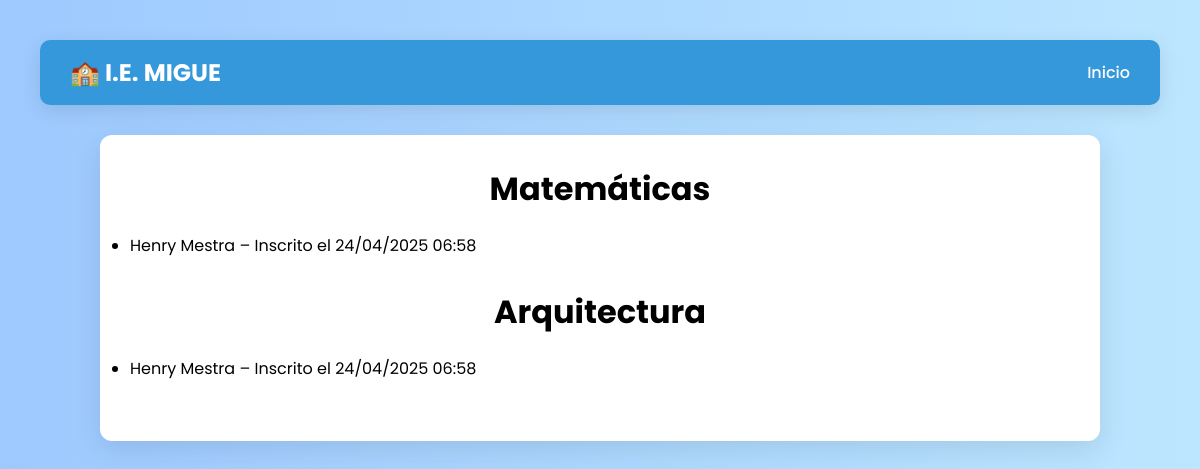
/estudiantes_curso/ (signed in), run on the app's committed database.
### usuarios/models.py (models this page shows, shortened)
class Curso(models.Model):
    nombre = models.CharField(max_length=100)
    descripcion = models.TextField()
    activo = models.BooleanField(default=True)
    total_unidades = models.PositiveIntegerField(default=3)  # Número de unidades de curso
    unidades_completadas = models.PositiveIntegerField(default=0)  # Unidades completadas por docentes
    imagen = models.ImageField(upload_to='cursos/', null=True, blank=True)  # Campo de imagen
    total_sesiones = models.PositiveIntegerField(default=20)  # Sesiones de clase, por defecto 20

### usuarios/views.py (the view)
# urls.py: path('estudiantes_curso/', views.estudiantes_curso, name='estudiantes_curso'),
@login_required
def estudiantes_curso(request):
    cursos_publicados = CursoDocente.objects.filter(docente=request.user, publicado=True)
    inscripciones = CursoInscrito.objects.filter(curso_docente__in=cursos_publicados).select_related('estudiante', 'curso_docente__curso')
    cursos_con_estudiantes = defaultdict(list)
    for inscripcion in inscripciones:
        curso_nombre = inscripcion.curso_docente.curso.nombre
        estudiante_info = {
            'nombre': inscripcion.estudiante.get_full_name() or inscripcion.estudiante.username,
            'fecha': inscripcion.fecha_inscripcion.strftime('%d/%m/%Y %H:%M'),
        }
        cursos_con_estudiantes[curso_nombre].append(estudiante_info)
    return render(request, 'usuarios/estudiantes_curso.html', {'cursos_con_estudiantes': dict(cursos_con_estudiantes)})

### usuarios/templates/usuarios/estudiantes_curso.html (shortened to what this page needs)
{% load static %}
{% block content %}
<!DOCTYPE html>
<html lang="es">
<head>
</head>
<body>
  <nav class="navbar">
    <div class="logo">🏫 I.E. MIGUE</div>
    <ul class="nav-links">
      <li><a href="{% url 'panel_docentes' %}">Inicio</a></li>
    </ul>
  </nav>
  <div class="container">
    {% if cursos_con_estudiantes %}
        {% for curso, lista_estudiantes in cursos_con_estudiantes.items %}
            <div style="margin-bottom: 30px;">
                <h2>{{ curso }}</h2>
                <ul>
                    {% for estudiante in lista_estudiantes %}
                        <li>{{ estudiante.nombre }} – Inscrito el {{ estudiante.fecha }}</li>
                    {% endfor %}
                </ul>
            </div>
        {% endfor %}
    {% else %}
        <p>No hay estudiantes inscritos en tus cursos publicados.</p>
    {% endif %}
  </div>
</body>
</html>
{% endblock %}

### usuarios/templates/usuarios/estudiantes_curso.html (style rules this page uses)
* { margin: 0; padding: 0; box-sizing: border-box; font-family: 'Poppins', sans-serif; }
body { background: linear-gradient(to right, #9dc9ff, #bce6ff); min-height: 100vh; padding: 40px; transition: background 0.4s; }
h1, h2 { text-align: center; margin-bottom: 20px; font-size: 2rem; }
.navbar { display: flex; justify-content: space-between; align-items: center; background-color: #3498db; padding: 15px 30px; border-radius: 10px; margin-bottom: 30px; box-shadow: 0 6px 20px rgba(0,0,0,0.1); }
.navbar .logo { color: white; font-size: 1.5rem; font-weight: bold; }
.navbar .nav-links { list-style: none; display: flex; gap: 20px; }
.navbar .nav-links li a { color: white; text-decoration: none; font-weight: 500; transition: color 0.3s ease; }
.container { max-width: 1000px; margin: 0 auto; background-color: white; padding: 30px; border-radius: 12px; box-shadow: 0 8px 30px rgba(0,0,0,0.1); animation: fadeIn 0.6s ease; }

### data on the page
Curso: cursos_con_estudiantes "Matemáticas"
Curso: cursos_con_estudiantes "Arquitectura"

### other printed values
{{ estudiante.nombre }} "Henry Mestra"
{{ estudiante.fecha }} "24/04/2025 06:58"
